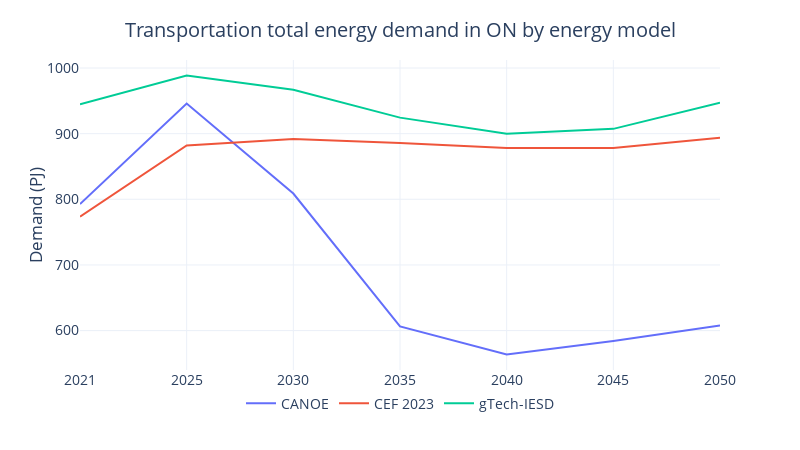

The notebook cell this image was saved under:
### Code cell
bau23_fig = bau23_demand[(bau23_demand['Sector'] == 'Transportation') & (bau23_demand['Carrier'] == 'Total End-Use')].copy()
ref_fig = ref_trnact[(ref_trnact['Mode'] == 'Fuel use') & (ref_trnact['Carrier'] != 'Other')].groupby('Period', as_index=False).sum('Demand (PJ)')
gtech_fig = gtech23_ref_demand[gtech23_ref_demand['Sector'] == 'Transportation'].copy()

bau23_fig['Source'] = 'CEF 2023'
ref_fig['Source'] = 'CANOE'
gtech_fig['Source'] = 'gTech-IESD'
fig_df = pd.concat([ref_fig[['Period', 'Demand (PJ)', 'Source']], bau23_fig[['Period', 'Demand (PJ)', 'Source']], gtech_fig[['Period', 'Demand (PJ)', 'Source']]]).reset_index(drop=True)

fig = px.line(fig_df, x='Period', y='Demand (PJ)', color='Source',
              template='plotly_white',
              width=800, height=450
              )

fig.update_layout(
    title=dict(text='Transportation total energy demand in ON by energy model',
               x=0.5,
               y=0.95,
               xanchor='center',
               yanchor='top'
               ),
    xaxis=dict(title='Period'),
    yaxis=dict(title='Demand (PJ)'),
    yaxis_title_standoff=0,
    legend_title_text='',
    bargap=0.1,
    legend=dict(orientation='h',
                yanchor='bottom',
                y=-0.16,
                xanchor='center',
                x=0.5),
    font=dict(size=14,
              # family="Open Sans"
              ))

for annotation in fig.layout.annotations:
    annotation.text = annotation.text.split('=')[1]
    annotation.y = -0.05  
    annotation.yanchor = 'top' 

for axis in fig.layout:
    if axis.startswith('xaxis'):
        fig.layout[axis].title.text = ''

fig.show()

### Figure 1 — Plotly figure (JSON) as saved in the notebook; plotly's stock layout.template omitted (floating-point values rounded to 4 significant figures)
{"data": [{"hovertemplate": "Source=CANOE<br>Period=%{x}<br>Demand (PJ)=%{y}<extra></extra>", "legendgroup": "CANOE", "line": {"color": "#636efa", "dash": "solid"}, "marker": {"symbol": "circle"}, "mode": "lines", "name": "CANOE", "orientation": "v", "showlegend": true, "type": "scatter", "x": ["2021", "2025", "2030", "2035", "2040", "2045", "2050"], "xaxis": "x", "y": [792.7, 945.9, 808.8, 606.4, 563.6, 584.3, 607.9], "yaxis": "y"}, {"hovertemplate": "Source=CEF 2023<br>Period=%{x}<br>Demand (PJ)=%{y}<extra></extra>", "legendgroup": "CEF 2023", "line": {"color": "#EF553B", "dash": "solid"}, "marker": {"symbol": "circle"}, "mode": "lines", "name": "CEF 2023", "orientation": "v", "showlegend": true, "type": "scatter", "x": ["2021", "2025", "2030", "2035", "2040", "2045", "2050"], "xaxis": "x", "y": [773.6, 882.0, 892.0, 886.0, 878.3, 878.2, 893.9], "yaxis": "y"}, {"hovertemplate": "Source=gTech-IESD<br>Period=%{x}<br>Demand (PJ)=%{y}<extra></extra>", "legendgroup": "gTech-IESD", "line": {"color": "#00cc96", "dash": "solid"}, "marker": {"symbol": "circle"}, "mode": "lines", "name": "gTech-IESD", "orientation": "v", "showlegend": true, "type": "scatter", "x": [2021, 2025, 2030, 2035, 2040, 2045, 2050], "xaxis": "x", "y": [944.9, 988.6, 966.9, 924.4, 900.0, 907.3, 947.2], "yaxis": "y"}], "layout": {"bargap": 0.1, "font": {"size": 14}, "height": 450, "legend": {"orientation": "h", "title": {"text": ""}, "tracegroupgap": 0, "x": 0.5, "xanchor": "center", "y": -0.16, "yanchor": "bottom"}, "margin": {"t": 60}, "title": {"text": "Transportation total energy demand in ON by energy model", "x": 0.5, "xanchor": "center", "y": 0.95, "yanchor": "top"}, "width": 800, "xaxis": {"anchor": "y", "domain": [0, 1], "title": {"text": ""}}, "yaxis": {"anchor": "x", "domain": [0, 1], "title": {"standoff": 0, "text": "Demand (PJ)"}}}}
